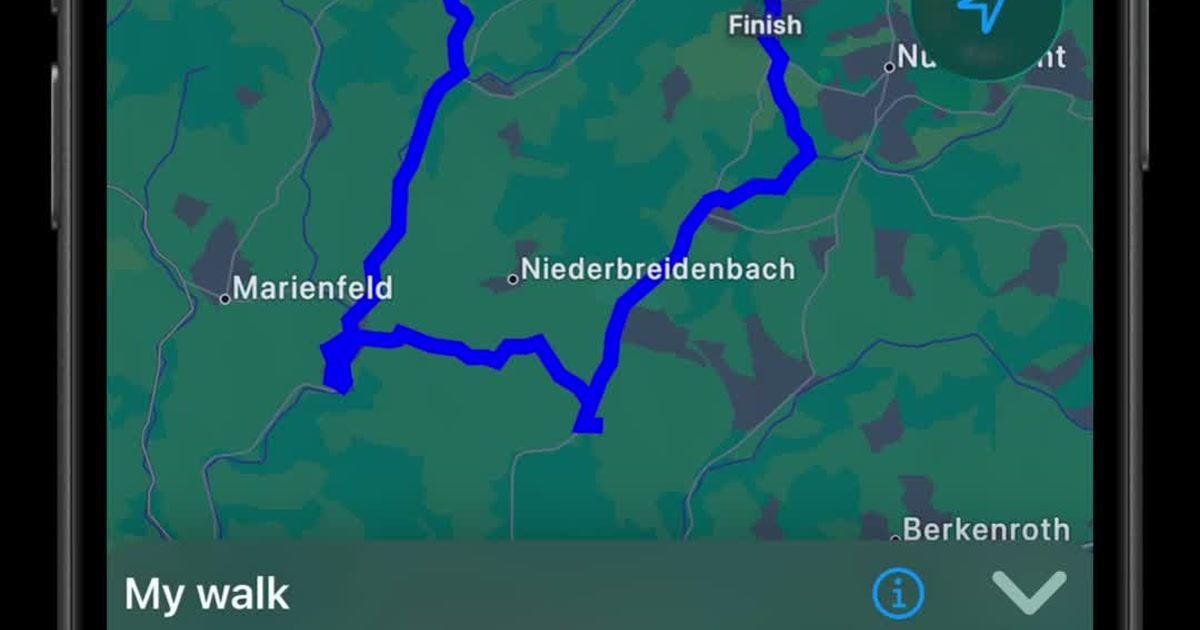
#> input picture images/og-image.jpg, 1200 x 630 px, given in place of app-icon.png, which was not available
$ python generate-favicons.py
#> lines starting #> are read from the running program, lines starting #| are printed output that depends on the picture; pictures that were not available may be replaced by others from this repository, and a replacement may not be noted
#!/usr/bin/env python3
"""Generate favicon assets and update HTML link tags."""

from __future__ import annotations

import re
from pathlib import Path

from PIL import Image

ROOT = Path(__file__).resolve().parent.parent
SRC = ROOT / "images" / "app-icon.png"
IMAGES = ROOT / "images"

FAVICON_BLOCK = """    <link rel="icon" href="/favicon.ico" sizes="48x48" />
    <link rel="icon" href="/images/favicon-48x48.png" type="image/png" sizes="48x48" />
    <link rel="icon" href="/images/favicon-192x192.png" type="image/png" sizes="192x192" />
    <link rel="apple-touch-icon" href="/images/apple-touch-icon.png" sizes="180x180" />"""

ICON_LINE = re.compile(
    r'^\s*<link rel="(?:icon|apple-touch-icon)"[^>]*>\s*$',
    re.MULTILINE,
)


def generate_assets() -> None:
    src = Image.open(SRC).convert("RGBA")
    sizes = {
        IMAGES / "favicon-48x48.png": 48,
        IMAGES / "favicon-192x192.png": 192,
        IMAGES / "apple-touch-icon.png": 180,
    }
    for path, size in sizes.items():
        resized = src.resize((size, size), Image.Resampling.LANCZOS)
        resized.save(path, format="PNG", optimize=True)
#> this loop made 3 passes
#> pass 1, in generate_assets, `resized = src.resize((size, size), Image.Resampling.LANCZOS)`:
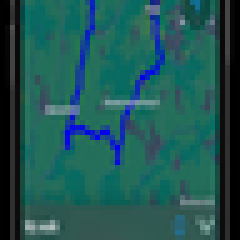
#> resized: PIL image 48x48 RGBA (shown 5 times larger); mean R, G, B, A 32.1, 85.4, 83.3, 255
#> pass 2, in generate_assets, `resized = src.resize((size, size), Image.Resampling.LANCZOS)`:
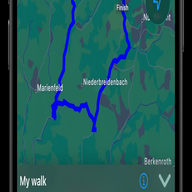
#> resized: PIL image 192x192 RGBA; mean R, G, B, A 32, 85.3, 83.1, 255
#> pass 3, in generate_assets, `resized = src.resize((size, size), Image.Resampling.LANCZOS)`:
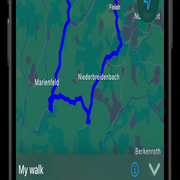
#> resized: PIL image 180x180 RGBA; mean R, G, B, A 32, 85.4, 83.2, 255

    src.resize((48, 48), Image.Resampling.LANCZOS).save(ROOT / "favicon.ico", format="ICO")
    print(f"Generated favicon.ico and {len(sizes)} PNG icons")


def update_html_files() -> int:
    updated = 0
    for path in ROOT.rglob("*.html"):
        text = path.read_text(encoding="utf-8")
        if 'rel="icon"' not in text and 'rel="apple-touch-icon"' not in text:
            continue
        cleaned = ICON_LINE.sub("", text)
        if '<link rel="icon" href="/favicon.ico"' in cleaned:
            continue
        anchor = '<meta name="theme-color"'
        if anchor not in cleaned:
            anchor = '<link rel="stylesheet"'
        if anchor not in cleaned:
            continue
        new_text = cleaned.replace(anchor, f"{FAVICON_BLOCK}\n{anchor}", 1)
        if new_text != text:
            path.write_text(new_text, encoding="utf-8")
            updated += 1
    return updated


def main() -> None:
    generate_assets()
    count = update_html_files()
    print(f"Updated {count} HTML files")


if __name__ == "__main__":
    main()
